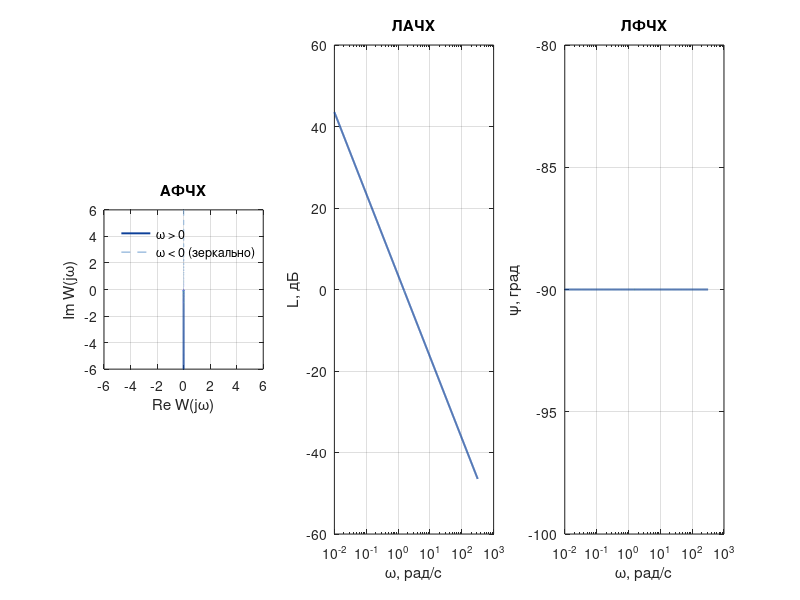

Reproduce this figure in MATLAB. (Note: this script raises an error after producing the figure.)
clear; clc; close all;

K = 1.5;  T = 0.4;  T1 = 0.6;  T2 = 0.8;  T1A = 2.2*T2;

root   = fileparts(fileparts(fileparts(mfilename('fullpath'))));
figdir = fullfile(root, 'materials', 'figs');
resdir = fullfile(root, 'materials', 'results');
if ~exist(figdir, 'dir'), mkdir(figdir); end
if ~exist(resdir, 'dir'), mkdir(resdir); end

s = tf('s');
names = {'Интегрирующее', 'Дифференцирующее', 'Усилительное', ...
         'Апериодическое 1-го порядка', 'Апериодическое 2-го порядка', ...
         'Колебательное', 'Консервативное', 'Инерционное интегрирующее', ...
         'Реальное дифференцирующее', 'Форсирующее 1-го порядка', 'Изодромное'};
W = {K/s, K*s, tf(K,1), K/(T*s + 1), K/(T2^2*s^2 + T1A*s + 1), ...
     K/(T2^2*s^2 + T1*s + 1), K/(T*s^2 + 1), K/(s*(T*s + 1)), ...
     K*s/(T*s + 1), K*(T*s + 1), K*(T*s + 1)/s};

resonanceFrequency  = 1/sqrt(T);
wlist   = unique([logspace(-2, 2.5, 1200), linspace(0.97*resonanceFrequency, 1.03*resonanceFrequency, 60)]);
wlist(abs(wlist - resonanceFrequency) < 1e-6) = [];
resonanceGapMask = abs(wlist - resonanceFrequency) < 0.01*resonanceFrequency;

frequencyResponses  = zeros(numel(names), numel(wlist));
phaseResponses = zeros(numel(names), numel(wlist));
for i = 1:numel(names)
    frequencyResponses(i,:)  = squeeze(freqresp(W{i}, wlist)).';
    [~, phaseOutput]  = bode(W{i}, wlist);
    phaseResponses(i,:) = squeeze(phaseOutput).';
end
magnitudeDb = 20*log10(abs(frequencyResponses));
magnitudeDb(7, resonanceGapMask) = NaN;

for i = 1:numel(names)
    fig = figure('Visible','off','Color','white','Units','centimeters', ...
                 'Position',[1 1 19 6.6]);

    realPart = real(frequencyResponses(i,:));  imaginaryPart = imag(frequencyResponses(i,:));
    subplot(1,3,1);
    if i == 3
        plot(realPart, imaginaryPart, 'o', 'Color', [0.05 0.25 0.60], 'MarkerSize', 4, ...
             'MarkerFaceColor', [0.05 0.25 0.60]);
        text(K*1.03, 0.25, sprintf('(%g; 0)', K), 'FontSize', 7);
        legendEntries = {};
    elseif i == 7
        realPartWithoutResonance = realPart;  realPartWithoutResonance(resonanceGapMask) = NaN;
        plot(realPartWithoutResonance, zeros(size(realPartWithoutResonance)), 'Color', [0.05 0.25 0.60], 'LineWidth', 1.4);
        legendEntries = {'\omega > 0 и \omega < 0'};
    else
        plot(realPart, imaginaryPart, 'Color', [0.05 0.25 0.60], 'LineWidth', 1.4);  hold on;
        plot(realPart, -imaginaryPart, '--', 'Color', [0.55 0.70 0.85], 'LineWidth', 0.9);
        legendEntries = {'\omega > 0', '\omega < 0 (зеркально)'};
    end
    axisLimit = min(max(1.25*max([abs(realPart) abs(imaginaryPart)]), 1.2*K), 4*K);
    if i == 3 || i == 7, axisLimit = 1.6*K; end
    axis equal;  xlim([-axisLimit axisLimit]);  ylim([-axisLimit axisLimit]);
    grid on;  box on;
    xlabel('Re W(j\omega)');  ylabel('Im W(j\omega)');  title('АФЧХ');
    if ~isempty(legendEntries), legend(legendEntries, 'Location', 'northwest');  legend boxoff; end

    subplot(1,3,2);
    semilogx(wlist, magnitudeDb(i,:), 'Color', [0.05 0.25 0.60], 'LineWidth', 1.4);
    set(gca, 'XScale', 'log');  grid on;  box on;
    set(gca, 'XMinorGrid', 'off', 'YMinorGrid', 'off');
    finiteMagnitudeDb = magnitudeDb(i, isfinite(magnitudeDb(i,:)));
    if max(finiteMagnitudeDb) - min(finiteMagnitudeDb) < 5, ylim(mean(finiteMagnitudeDb) + [-10 10]); end
    xlabel('\omega, рад/с');  ylabel('L, дБ');  title('ЛАЧХ');

    subplot(1,3,3);
    semilogx(wlist, phaseResponses(i,:), 'Color', [0.05 0.25 0.60], 'LineWidth', 1.4);
    set(gca, 'XScale', 'log');  grid on;  box on;
    set(gca, 'XMinorGrid', 'off', 'YMinorGrid', 'off');
    finitePhaseDeg = phaseResponses(i, isfinite(phaseResponses(i,:)));
    if max(finitePhaseDeg) - min(finitePhaseDeg) < 5, ylim(mean(finitePhaseDeg) + [-10 10]); end
    xlabel('\omega, рад/с');  ylabel('\psi, град');  title('ЛФЧХ');

    sgtitle(sprintf('№%d. %s', i, names{i}), 'FontSize', 9);
    exportgraphics(fig, fullfile(figdir, sprintf('fig%02d_link.png', i)), ...
                   'Resolution', 300);
    close(fig);
end

Kset = unique([0.5 1 K 2 5]);
for plotTypeIndex = 1:2
    fig = figure('Visible','off','Color','white','Units','centimeters', ...
                 'Position',[1 1 20 14]);
    for i = 1:numel(names)
        subplot(3,4,i);  hold on;
        for curveIndex = 1:numel(Kset)
            transferFunction = W{i}*(Kset(curveIndex)/K);
            if plotTypeIndex == 1
                responseValues = 20*log10(abs(squeeze(freqresp(transferFunction, wlist)).'));
            else
                [~, phaseOutput] = bode(transferFunction, wlist);  responseValues = squeeze(phaseOutput).';
            end
            if i == 7, responseValues(resonanceGapMask) = NaN; end
            semilogx(wlist, responseValues, 'LineWidth', 1);
        end
        set(gca, 'XScale', 'log');  grid on;  box on;
    set(gca, 'XMinorGrid', 'off', 'YMinorGrid', 'off');
        xlabel('\omega, рад/с');
        if plotTypeIndex == 1, ylabel('L, дБ'); else, ylabel('\psi, град'); end
        title(sprintf('№%d', i), 'FontSize', 8);
    end
    subplot(3,4,12);  axis off;  hold on;
    for curveIndex = 1:numel(Kset), plot(NaN, NaN, 'LineWidth', 1); end
    legend(arrayfun(@(currentParameterValues) sprintf('K = %.3g', currentParameterValues), Kset, 'UniformOutput', false), ...
           'Location', 'west');
    if plotTypeIndex == 1
        sgtitle('ЛАЧХ при разных K');  outputFileName = 'fig12_k_lach.png';
    else
        sgtitle('ЛФЧХ при разных K');  outputFileName = 'fig13_k_lfch.png';
    end
    exportgraphics(fig, fullfile(figdir, outputFileName), 'Resolution', 300);
    close(fig);
end

Tset = [0.1 0.2 0.4 0.8 2];
selectedFunctionIndices  = [4 7 8 9 10 11];
for plotTypeIndex = 1:2
    fig = figure('Visible','off','Color','white','Units','centimeters', ...
                 'Position',[1 1 20 13]);
    for curveIndex = 1:numel(selectedFunctionIndices)
        subplot(2,4,curveIndex);  hold on;
        for parameterIndex = 1:numel(Tset)
            transferFunction = swap(selectedFunctionIndices(curveIndex), K, Tset(parameterIndex), T1, T2, T1A, s);
            if plotTypeIndex == 1
                responseValues = 20*log10(abs(squeeze(freqresp(transferFunction, wlist)).'));
            else
                [~, phaseOutput] = bode(transferFunction, wlist);  responseValues = squeeze(phaseOutput).';
            end
            if selectedFunctionIndices(curveIndex) == 7, responseValues(resonanceGapMask) = NaN; end
            semilogx(wlist, responseValues, 'LineWidth', 1);
        end
        set(gca, 'XScale', 'log');  grid on;  box on;
    set(gca, 'XMinorGrid', 'off', 'YMinorGrid', 'off');
        if selectedFunctionIndices(curveIndex) == 7 && plotTypeIndex == 1, ylim([-60 60]); end
        xlabel('\omega, рад/с');
        if plotTypeIndex == 1, ylabel('L, дБ'); else, ylabel('\psi, град'); end
        title(sprintf('№%d', selectedFunctionIndices(curveIndex)), 'FontSize', 8);
    end
    subplot(2,4,7);  axis off;  hold on;
    for parameterIndex = 1:numel(Tset), plot(NaN, NaN, 'LineWidth', 1); end
    legend(arrayfun(@(currentParameterValues) sprintf('T = %.3g с', currentParameterValues), Tset, ...
           'UniformOutput', false), 'Location', 'west');
    if plotTypeIndex == 1
        sgtitle('ЛАЧХ при разных T');  outputFileName = 'fig14_t_lach.png';
    else
        sgtitle('ЛФЧХ при разных T');  outputFileName = 'fig15_t_lfch.png';
    end
    exportgraphics(fig, fullfile(figdir, outputFileName), 'Resolution', 300);
    close(fig);
end

functionNumbers = [5 5 6 6];
parameterValueSets = {[1.7 1.76 2.2 3 4], [0.2 0.4 0.6 0.8], [0.12 0.3 0.6 0.9 1.2], ...
       [0.4 0.8 1.6 2.4 3.2]};
parameterNames = {'T1', 'T2', 'T1', 'T2'};
for plotTypeIndex = 1:2
    fig = figure('Visible','off','Color','white','Units','centimeters', ...
                 'Position',[1 1 17 12]);
    for curveIndex = 1:4
        subplot(2,2,curveIndex);  hold on;
        currentParameterValues = parameterValueSets{curveIndex};
        for parameterIndex = 1:numel(currentParameterValues)
            if strcmp(parameterNames{curveIndex}, 'T1')
                transferFunction = swap(functionNumbers(curveIndex), K, T, currentParameterValues(parameterIndex), T2, T1A, s);
            else
                transferFunction = swap(functionNumbers(curveIndex), K, T, T1, currentParameterValues(parameterIndex), T1A, s);
            end
            if plotTypeIndex == 1
                responseValues = 20*log10(abs(squeeze(freqresp(transferFunction, wlist)).'));
            else
                [~, phaseOutput] = bode(transferFunction, wlist);  responseValues = squeeze(phaseOutput).';
            end
            semilogx(wlist, responseValues, 'LineWidth', 1.1);
        end
        set(gca, 'XScale', 'log');  grid on;  box on;
    set(gca, 'XMinorGrid', 'off', 'YMinorGrid', 'off');
        xlabel('\omega, рад/с');
        if plotTypeIndex == 1, ylabel('L, дБ'); else, ylabel('\psi, град'); end
        title(sprintf('№%d: %s', functionNumbers(curveIndex), parameterNames{curveIndex}));
        legend(arrayfun(@(x) sprintf('%s = %.3g с', parameterNames{curveIndex}, x), currentParameterValues, ...
               'UniformOutput', false), 'Location', 'southwest', 'FontSize', 5);
        legend boxoff;
    end
    if plotTypeIndex == 1
        sgtitle('ЛАЧХ при разных T1 и T2');  outputFileName = 'fig16_s_lach.png';
    else
        sgtitle('ЛФЧХ при разных T1 и T2');  outputFileName = 'fig17_s_lfch.png';
    end
    exportgraphics(fig, fullfile(figdir, outputFileName), 'Resolution', 300);
    close(fig);
end

lowFrequencyGainDb   = 20*log10(K);
discriminantRoot  = sqrt(T1A^2 - 4*T2^2);
dampingRatio = T1/(2*T2);
peakAmplitude = K/(2*dampingRatio*sqrt(1 - dampingRatio^2));
peakFrequency   = sqrt(1 - 2*dampingRatio^2)/T2;

cutoffFrequencies  = [K, 1/K, NaN, 1/T, 1/((T1A + discriminantRoot)/2), 1/T2, 1/sqrt(T), 1/T, 1/T, 1/T, 1/T];
secondCutoffFrequencies = [NaN(1,4), 1/((T1A - discriminantRoot)/2), NaN(1,6)];
lowFrequencyMagnitudeSlopes  = [-20 20 0 0 0 0 0 -20 20 0 -20];
highFrequencyMagnitudeSlopes  = [-20 20 0 -20 -40 -40 -40 -40 0 20 0];
lowFrequencyPhaseAngles  = [-90 90 0 0 0 0 0 -90 90 0 -90];
highFrequencyPhaseAngles = [-90 90 0 -90 -180 -180 -180 -180 0 90 0];
peakAmplitudes = [NaN(1,5), peakAmplitude, NaN(1,5)];
peakFrequencies = [NaN(1,5), peakFrequency, NaN(1,5)];
dampingRatios = [NaN(1,5), dampingRatio, NaN(1,5)];
additionalGains = [NaN(1,8), K/T, NaN, K*T];

fileId = fopen(fullfile(resdir, 'links.csv'), 'w');
fprintf(fileId, 'num,name,omega_c,omega_c2,L0,slope_lo,slope_hi,phi_lo,phi_hi,Amax,omega_p,zeta,K_extra\n');
for i = 1:numel(names)
    fprintf(fileId, '%d,%s,%.6g,%.6g,%.6g,%d,%d,%d,%d,%.6g,%.6g,%.6g,%.6g\n', ...
            i, names{i}, cutoffFrequencies(i), secondCutoffFrequencies(i), lowFrequencyGainDb, ...
            lowFrequencyMagnitudeSlopes(i), highFrequencyMagnitudeSlopes(i), ...
            lowFrequencyPhaseAngles(i), highFrequencyPhaseAngles(i), ...
            peakAmplitudes(i), peakFrequencies(i), dampingRatios(i), additionalGains(i));
end
fclose(fileId);

fileId = fopen(fullfile(resdir, 'points.csv'), 'w');
fprintf(fileId, 'num,K,omega_0db\n');
for curveIndex = 1:numel(Kset)
    for i = 1:numel(names)
        frequencyResponseAtGain = squeeze(freqresp(W{i}*(Kset(curveIndex)/K), wlist)).';
        magnitudeDbAtGain = 20*log10(abs(frequencyResponseAtGain));
        signChanges = sign(magnitudeDbAtGain);
        crossingIndex  = find(signChanges(1:end-1).*signChanges(2:end) < 0, 1);
        zeroDbFrequency = NaN;
        if ~isempty(crossingIndex)
            zeroDbFrequency = 10^(log10(wlist(crossingIndex)) + (-magnitudeDbAtGain(crossingIndex))*(log10(wlist(crossingIndex+1)) - log10(wlist(crossingIndex)))/(magnitudeDbAtGain(crossingIndex+1) - magnitudeDbAtGain(crossingIndex)));
        end
        fprintf(fileId, '%d,%.6g,%.6g\n', i, Kset(curveIndex), zeroDbFrequency);
    end
end
fclose(fileId);

function transferFunction = swap(functionNumbers, K, T, T1, T2, T1A, s)
    switch functionNumbers
        case 4,  transferFunction = K/(T*s + 1);
        case 5,  transferFunction = K/(T2^2*s^2 + T1A*s + 1);
        case 6,  transferFunction = K/(T2^2*s^2 + T1*s + 1);
        case 7,  transferFunction = K/(T*s^2 + 1);
        case 8,  transferFunction = K/(s*(T*s + 1));
        case 9,  transferFunction = K*s/(T*s + 1);
        case 10, transferFunction = K*(T*s + 1);
        case 11, transferFunction = K*(T*s + 1)/s;
    end
end
